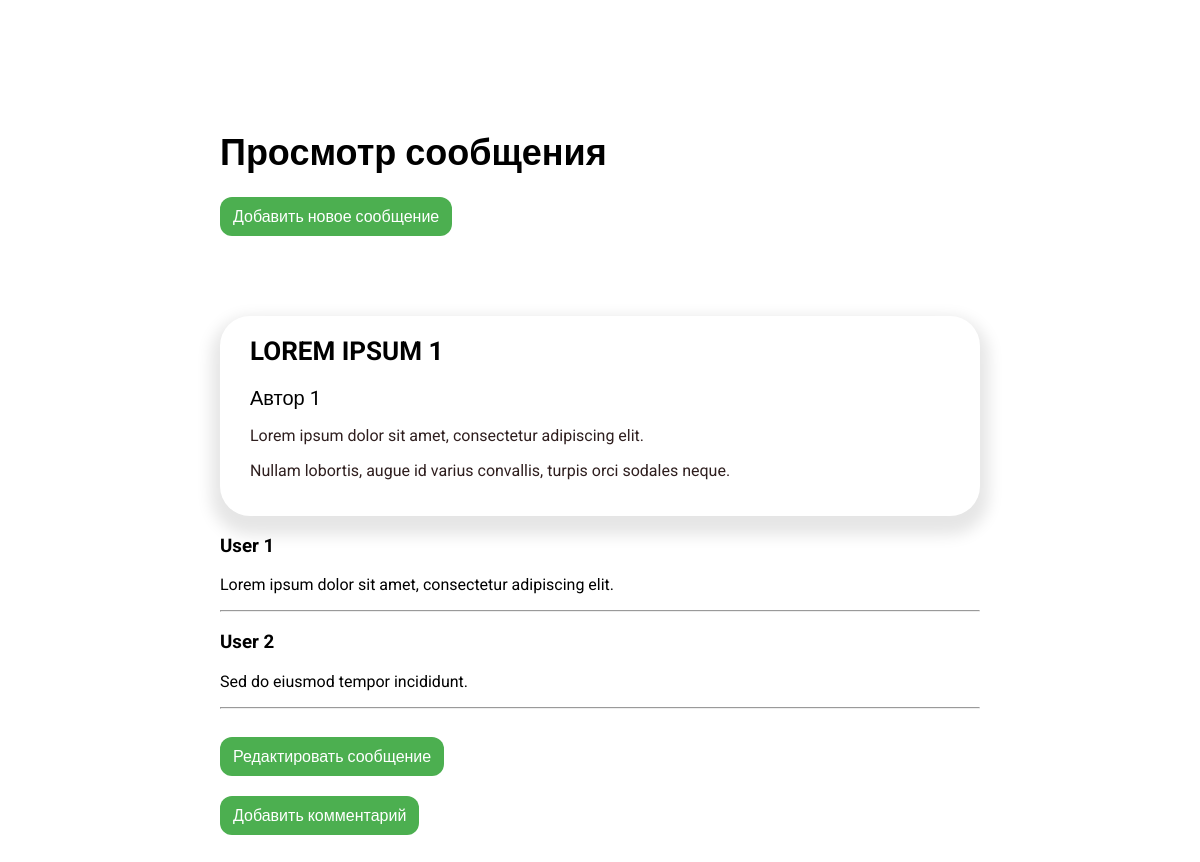
The app's page /view_message.php?id=1 with its own data.
### tables this page shows
CREATE TABLE messages
(
    id            INT PRIMARY KEY AUTO_INCREMENT NOT NULL,
    title         VARCHAR(100),
    author        VARCHAR(255),
    short_content TEXT,
    full_content  TEXT

);

CREATE TABLE comments
(
    id         INT PRIMARY KEY AUTO_INCREMENT NOT NULL,
    message_id INT,
    author     VARCHAR(255),
    text       TEXT,
    created_at TIMESTAMP,
    FOREIGN KEY (message_id) REFERENCES messages (id)
);

### models/Message.php (called while the page is built, shortened)
<?php
class Message
{
    private $db;
    public function __construct(Database $db, $title = null, $author = null, $shortContent = null, $fullContent = null)
    {
        $this->db = $db;
    }
    public function getMessageById($id)
    {
        try {
            $conn = $this->db->connect();
            $query = "SELECT * FROM messages WHERE id = :id";
            $stmt = $conn->prepare($query);
            $stmt->bindParam(':id', $id);
            $stmt->execute();
            return $stmt->fetch(PDO::FETCH_ASSOC);
        } catch (PDOException $e) {
            echo 'Ошибка при получении сообщения: ' . $e->getMessage();
            return [];
        }
    }
}

### models/Comment.php (called while the page is built, shortened)
<?php
class Comment
{
    private $db;
    public function __construct(Database $db, $messageId = null, $author = null, $content = null)
    {
        $this->db = $db;
    }
    public function getAllCommentsByMessageId($id)
    {
        try {
            $conn = $this->db->connect();
            $query = "SELECT * FROM comments WHERE message_id = :id";
            $stmt = $conn->prepare($query);
            $stmt->bindParam(':id', $id);
            $stmt->execute();
            return $stmt->fetchAll(PDO::FETCH_ASSOC);
        } catch (PDOException $e) {
            echo 'Ошибка при получении всех комментариев к сообщению с id: ' . $id . $e->getMessage();
            return [];
        }
    }
}

### web/view_message.php (the view, shortened to what this page needs)
<?php
include_once '../models/Message.php';
include_once '../models/Comment.php';
$db = new Database();
$message = new Message($db);
$comment = new Comment($db);
if (isset($_GET['id'])) {
    $id = $_GET['id'];
    $messageInfo = $message->getMessageById($id);
    $comments = $comment->getAllCommentsByMessageId($id);
}
?>
<head>
    <link rel="stylesheet" href="../style/messages.css">
</head>
<body>
    <div class="messages">
        <div class="messages__block">
            <h1 class="messages__title">Просмотр сообщения</h1>
            <a class="messages__add" href="send_message.php">Добавить новое сообщение</a>
            <div class="messages__wrapper">
                <div class="message">
                    <h3 class="message__title"><?= $messageInfo['title']; ?></h3>
                    <p class="message__subtitle"><?= $messageInfo['author']; ?></p>
                    <p class="message__text"><?= $messageInfo['short_content']; ?></p>
                    <p class="message__text"><?= $messageInfo['full_content']; ?></p>
                </div>
            </div>
            <div>
                <?php foreach ($comments as $item): ?>
                    <div>
                        <h3><?= $item['author']; ?></h3>
                        <p><?= $item['text']; ?></p>
                        <hr>
                    </div>
                <?php endforeach; ?>
            </div>
            <div>
                <a class="messages__add" href="edit_message.php?id=<?= $messageInfo['id']; ?>">Редактировать сообщение</a>
            </div>
            <div>
                <a class="messages__add" href="add_comment.php?id=<?php echo $messageInfo['id']; ?>">Добавить комментарий</a>
            </div>
        </div>
    </div>
</body>

### style/messages.css (style rules this page uses)
body { background-color: #ffffff; font-family:'Roboto', sans-serif; font-weight: 400; font-size: 16px; color: #000000; }
* { box-sizing: border-box; }
.messages { max-width: 800px; width: 100%; padding: 50px 20px; display: flex; justify-content: center; align-items: center; margin: 80px auto; }
.messages__block { width: 100%; }
.messages__wrapper { padding-top: 50px; }
.messages__title { margin: 0; font-size: 36px; line-height: 1.3; }
.messages__add { display: inline-block; margin-top: 20px; color: #ffffff; font-weight: 500; text-decoration: none; background-color: #4CAF50; border-radius: 12px; padding: 10px 13px; }
.message { box-shadow: 0px 10px 15px 9px rgba(0,0,0,0.1); border-radius: 30px; padding: 20px 30px; margin-top: 30px; }
.message__title { margin: 0; font-size: 26px; text-transform: uppercase; }
.message__subtitle { margin: 20px 0 0; font-size: 20px; }
.message__text { color: #2f1f1f; }

### records on screen
messages: title "LOREM IPSUM 1", author "Автор 1", short_content "Lorem ipsum dolor sit amet, consectetur adipiscing elit.", full_content "Nullam lobortis, augue id varius convallis, turpis orci sodales neque."
comments: author "User 1", text "Lorem ipsum dolor sit amet, consectetur adipiscing elit."
comments: author "User 2", text "Sed do eiusmod tempor incididunt."
